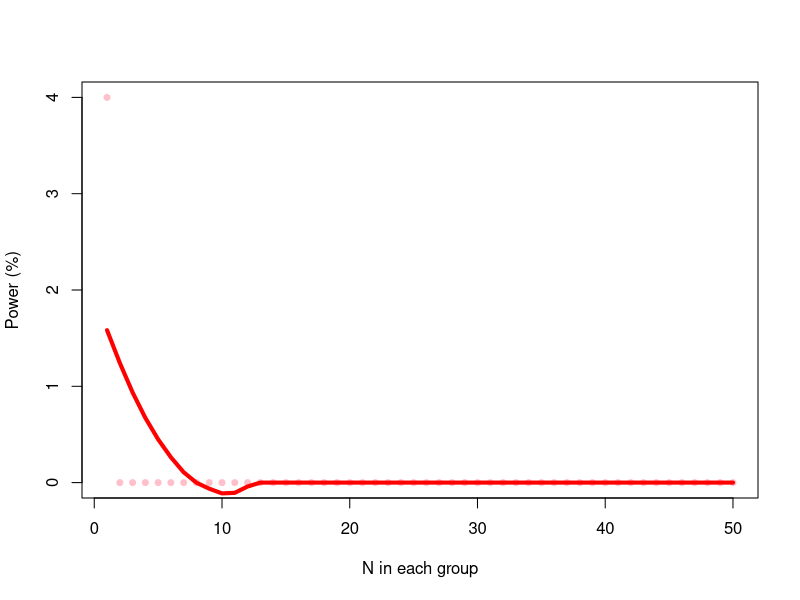
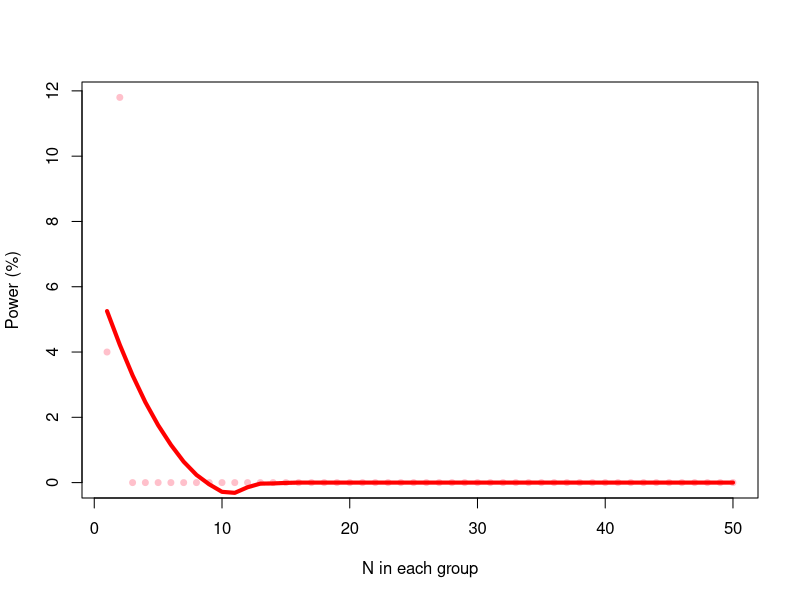
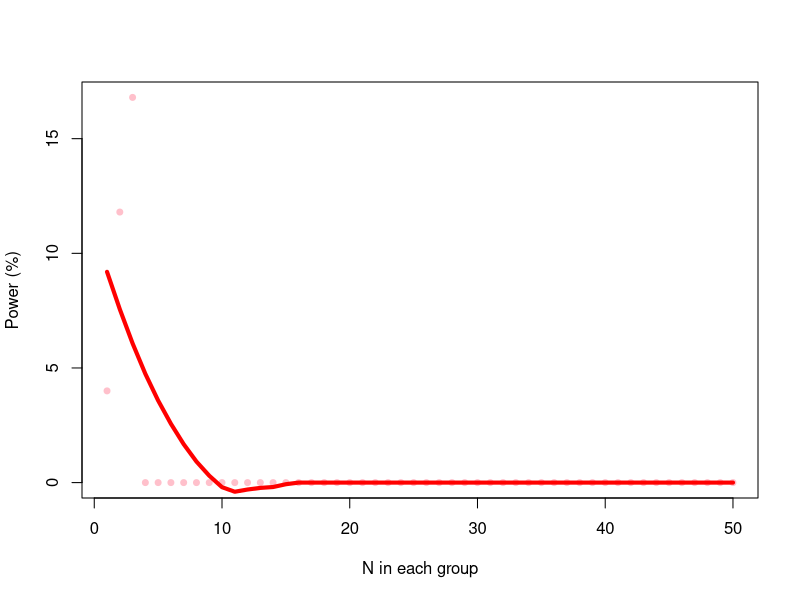
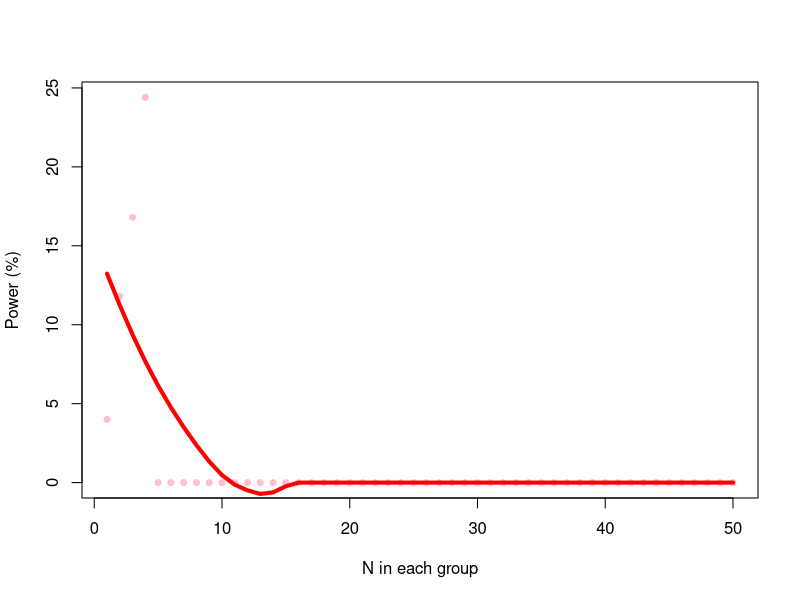
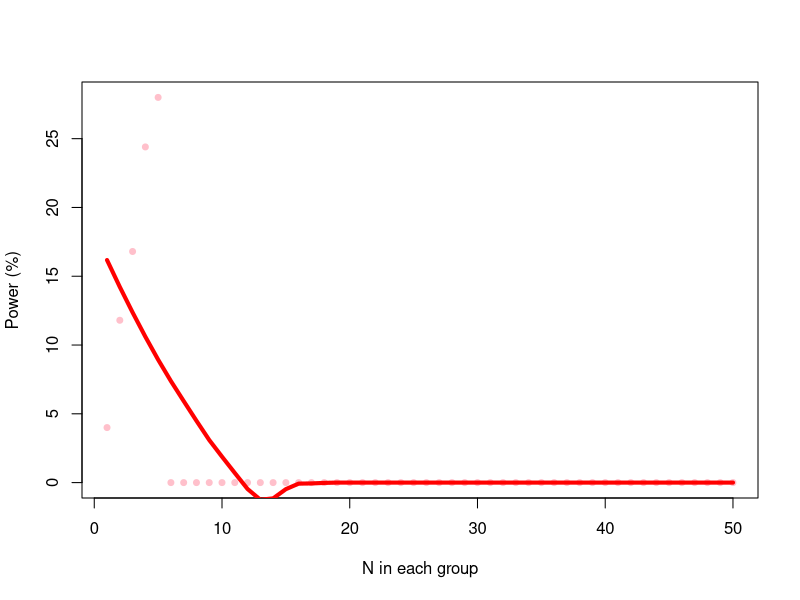
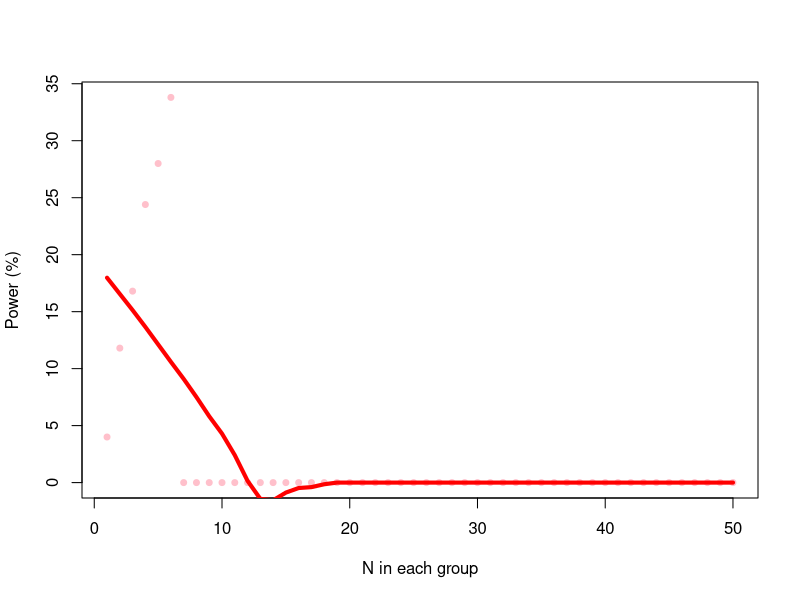
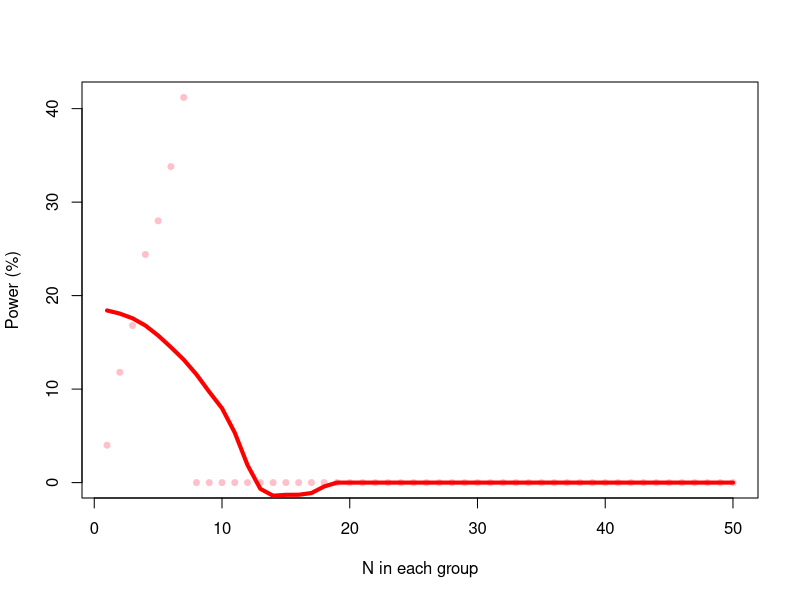
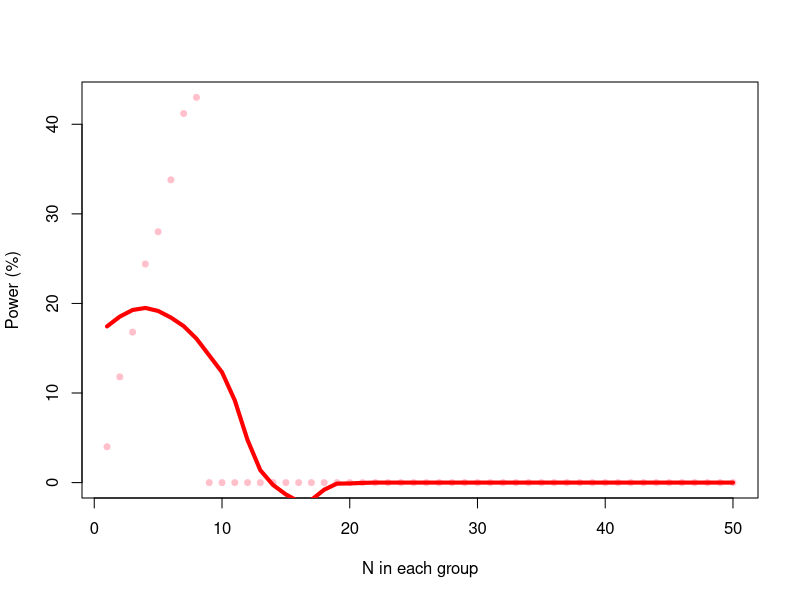

These charts were generated, in order, by the following R code: (Note: a time limit stopped this script after it produced the figures.)
# Identifying paediatric pulmonary arterial hypertension from intra-operative monitoring: an observational study
# Tim Dawes
# August 2021

# Code to simulate sample sizes:

# Function to generate data for groups of size N
      anova_func <- function(N) {
        
        N1<- N2<- N3<- N
        CO21 <- rnorm(N1, 2.7, 1) # PAH
        CO22 <- rnorm(N2, 1.7, 1) # PVD
        CO23 <- rnorm(N3, 1.7, 1) # Normals
        
        d<- data.frame(CO2=c(CO21, CO22, CO23), diaggroup=c(rep(1,N1), rep(2,N2), rep(3,N3)))
        
        fit<- lm(CO2 ~ diaggroup, d)
        fit2<- anova(fit)
        p<- fit2$`Pr(>F)`[1]
        
        stat <- fit2$`F value`[1]
        
        return(c(t=stat, p=p, sig=(p < .05)))
        # return a named vector with the results we want to keep
      }


# Loops to check whether effect is detected in successive trials
      maxN<- 50
      maxTrials<- 500
      sig<- rep(0, maxN)
      for (i in 1:maxN)
      {
        cat(".")
        for (j in 1:maxTrials)
        {
        anova.results<- anova_func(i)
        sig[i]<- sig[i] + anova.results[3] 
        }
        df<- data.frame(X=1:maxN, Y=100 * sig / maxTrials)
        with(df, plot(X,Y, type='p', lwd=1, col="pink", pch=19, cex=0.8, xlab="N in each group", ylab="Power (%)"))
        lo<- loess(Y~X, span=0.5, data=df)
        with(df, points(X, predict(lo, X), type='l', lwd=4, col="red"))
        
      }

# Sample size needed in each group for 90% power
      with(df, which.min(abs(predict(lo,X)-90)))
      
